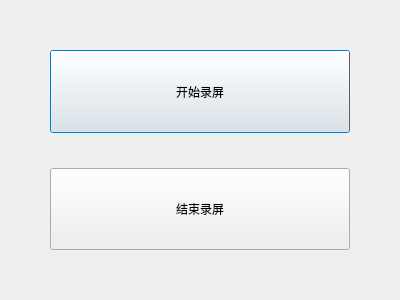
<?xml version="1.0" encoding="UTF-8"?>
<ui version="4.0">
 <class>vedio</class>
 <widget class="QDialog" name="vedio">
  <property name="geometry">
   <rect>
    <x>0</x>
    <y>0</y>
    <width>400</width>
    <height>300</height>
   </rect>
  </property>
  <property name="windowTitle">
   <string>Dialog</string>
  </property>
  <layout class="QHBoxLayout" name="horizontalLayout">
   <property name="leftMargin">
    <number>0</number>
   </property>
   <property name="topMargin">
    <number>0</number>
   </property>
   <property name="rightMargin">
    <number>0</number>
   </property>
   <property name="bottomMargin">
    <number>0</number>
   </property>
   <item>
    <widget class="QWidget" name="widget" native="true">
     <layout class="QVBoxLayout" name="verticalLayout">
      <property name="spacing">
       <number>35</number>
      </property>
      <property name="leftMargin">
       <number>50</number>
      </property>
      <property name="topMargin">
       <number>50</number>
      </property>
      <property name="rightMargin">
       <number>50</number>
      </property>
      <property name="bottomMargin">
       <number>50</number>
      </property>
      <item>
       <widget class="QPushButton" name="pushButton">
        <property name="sizePolicy">
         <sizepolicy hsizetype="Minimum" vsizetype="Expanding">
          <horstretch>0</horstretch>
          <verstretch>0</verstretch>
         </sizepolicy>
        </property>
        <property name="text">
         <string>开始录屏</string>
        </property>
       </widget>
      </item>
      <item>
       <widget class="QPushButton" name="pushButton_2">
        <property name="sizePolicy">
         <sizepolicy hsizetype="Minimum" vsizetype="Expanding">
          <horstretch>0</horstretch>
          <verstretch>0</verstretch>
         </sizepolicy>
        </property>
        <property name="text">
         <string>结束录屏</string>
        </property>
       </widget>
      </item>
     </layout>
    </widget>
   </item>
  </layout>
 </widget>
 <resources/>
 <connections/>
</ui>
